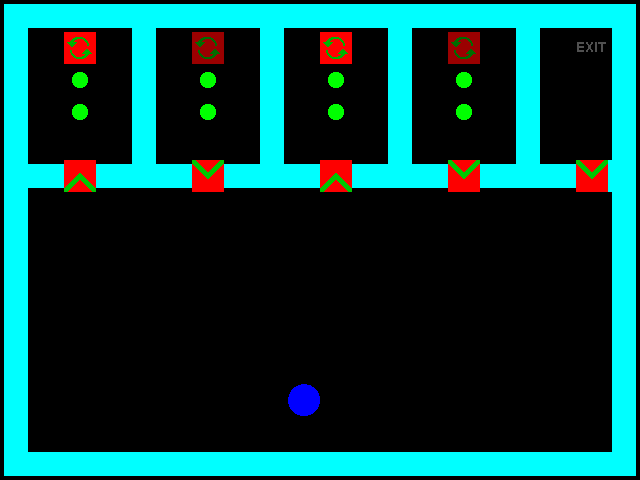

A level layout from a 2D game, rendered from its tile map. Below: a short description, then the map file with its tile-grid data intact:
An orthogonal 20x15 tile map with 32x32 px tiles, 4 tile layers (Layer 0, Layer 1, Layer 2, Layer 3), 5 tilesets.

<map version="1.0" orientation="orthogonal" width="20" height="15" tilewidth="32" tileheight="32">
 <properties>
  <property name="Description" value="The first level of this game!" />
  <property name="Title" value="Level 1" />
 </properties>
 <tileset firstgid="1" name="Walls" tilewidth="32" tileheight="32">
  <image source="walls.png" width="352" height="224" />
 </tileset>
 <tileset firstgid="78" name="Layer0" tilewidth="32" tileheight="32">
  <image source="Layer0.png" width="256" height="64" />
 </tileset>
 <tileset firstgid="94" name="Layer1" tilewidth="32" tileheight="32">
  <image source="Layer1.png" width="256" height="32" />
 </tileset>
 <tileset firstgid="102" name="Layer2" tilewidth="32" tileheight="32">
  <image source="Layer2.png" width="256" height="32" />
 </tileset>
 <tileset firstgid="110" name="Layer3" tilewidth="32" tileheight="32">
  <image source="Layer3.png" width="256" height="32" />
 </tileset>
 <layer name="Layer 0" width="20" height="15">
  <data encoding="csv">
5,35,35,35,6,35,35,35,6,35,35,35,6,35,35,35,6,35,35,7,
15,0,91,0,15,0,90,0,15,0,91,0,15,0,90,0,15,0,78,15,
15,0,0,0,15,0,0,0,15,0,0,0,15,0,0,0,15,0,0,15,
15,0,0,0,15,0,0,0,15,0,0,0,15,0,0,0,15,0,0,15,
15,0,0,0,15,0,0,0,15,0,0,0,15,0,0,0,15,0,0,15,
16,35,86,35,28,35,87,35,28,35,86,35,28,35,87,35,28,35,0,14,
15,0,0,0,0,0,0,0,0,0,0,0,0,0,0,0,0,0,0,15,
15,0,0,0,0,0,0,0,0,0,0,0,0,0,0,0,0,0,0,15,
15,0,0,0,0,0,0,0,0,0,0,0,0,0,0,0,0,0,0,15,
15,0,0,0,0,0,0,0,0,0,0,0,0,0,0,0,0,0,0,15,
15,0,0,0,0,0,0,0,0,0,0,0,0,0,0,0,0,0,0,15,
15,0,0,0,0,0,0,0,0,0,0,0,0,0,0,0,0,0,0,15,
15,0,0,0,0,0,0,0,0,0,0,0,0,0,0,0,0,0,0,15,
15,0,0,0,0,0,0,0,0,0,0,0,0,0,0,0,0,0,0,15,
27,35,35,35,35,35,35,35,35,35,35,35,35,35,35,35,35,35,35,29
</data>
 </layer>
 <layer name="Layer 1" width="20" height="15">
  <data encoding="csv">
0,0,0,0,0,0,0,0,0,0,0,0,0,0,0,0,0,0,0,0,
0,0,0,0,0,0,0,0,0,0,0,0,0,0,0,0,0,0,0,0,
0,0,0,0,0,0,0,0,0,0,0,0,0,0,0,0,0,0,0,0,
0,0,0,0,0,0,0,0,0,0,0,0,0,0,0,0,0,0,0,0,
0,0,0,0,0,0,0,0,0,0,0,0,0,0,0,0,0,0,0,0,
0,0,0,0,0,0,0,0,0,0,0,0,0,0,0,0,0,0,87,0,
0,0,0,0,0,0,0,0,0,0,0,0,0,0,0,0,0,0,0,0,
0,0,0,0,0,0,0,0,0,0,0,0,0,0,0,0,0,0,0,0,
0,0,0,0,0,0,0,0,0,0,0,0,0,0,0,0,0,0,0,0,
0,0,0,0,0,0,0,0,0,0,0,0,0,0,0,0,0,0,0,0,
0,0,0,0,0,0,0,0,0,0,0,0,0,0,0,0,0,0,0,0,
0,0,0,0,0,0,0,0,0,0,0,0,0,0,0,0,0,0,0,0,
0,0,0,0,0,0,0,0,0,0,0,0,0,0,0,0,0,0,0,0,
0,0,0,0,0,0,0,0,0,0,0,0,0,0,0,0,0,0,0,0,
0,0,0,0,0,0,0,0,0,0,0,0,0,0,0,0,0,0,0,0
</data>
 </layer>
 <layer name="Layer 2" width="20" height="15">
  <data encoding="csv">
0,0,0,0,0,0,0,0,0,0,0,0,0,0,0,0,0,0,0,0,
0,0,0,0,0,0,0,0,0,0,0,0,0,0,0,0,0,0,0,0,
0,0,0,0,0,0,0,0,0,0,0,0,0,0,0,0,0,0,0,0,
0,0,0,0,0,0,0,0,0,0,0,0,0,0,0,0,0,0,0,0,
0,0,0,0,0,0,0,0,0,0,0,0,0,0,0,0,0,0,0,0,
0,0,0,0,0,0,0,0,0,0,0,0,0,0,0,0,0,0,0,0,
0,0,0,0,0,0,0,0,0,0,0,0,0,0,0,0,0,0,0,0,
0,0,0,0,0,0,0,0,0,0,0,0,0,0,0,0,0,0,0,0,
0,0,0,0,0,0,0,0,0,0,0,0,0,0,0,0,0,0,0,0,
0,0,0,0,0,0,0,0,0,0,0,0,0,0,0,0,0,0,0,0,
0,0,0,0,0,0,0,0,0,0,0,0,0,0,0,0,0,0,0,0,
0,0,0,0,0,0,0,0,0,0,0,0,0,0,0,0,0,0,0,0,
0,0,0,0,0,0,0,0,0,0,0,0,0,0,0,0,0,0,0,0,
0,0,0,0,0,0,0,0,0,0,0,0,0,0,0,0,0,0,0,0,
0,0,0,0,0,0,0,0,0,0,0,0,0,0,0,0,0,0,0,0
</data>
 </layer>
 <layer name="Layer 3" width="20" height="15">
  <data encoding="csv">
0,0,0,0,0,0,0,0,0,0,0,0,0,0,0,0,0,0,0,0,
0,0,0,0,0,0,0,0,0,0,0,0,0,0,0,0,0,0,0,0,
0,0,111,0,0,0,111,0,0,0,111,0,0,0,111,0,0,0,0,0,
0,0,111,0,0,0,111,0,0,0,111,0,0,0,111,0,0,0,0,0,
0,0,0,0,0,0,0,0,0,0,0,0,0,0,0,0,0,0,0,0,
0,0,0,0,0,0,0,0,0,0,0,0,0,0,0,0,0,0,0,0,
0,0,0,0,0,0,0,0,0,0,0,0,0,0,0,0,0,0,0,0,
0,0,0,0,0,0,0,0,0,0,0,0,0,0,0,0,0,0,0,0,
0,0,0,0,0,0,0,0,0,0,0,0,0,0,0,0,0,0,0,0,
0,0,0,0,0,0,0,0,0,0,0,0,0,0,0,0,0,0,0,0,
0,0,0,0,0,0,0,0,0,0,0,0,0,0,0,0,0,0,0,0,
0,0,0,0,0,0,0,0,0,0,0,0,0,0,0,0,0,0,0,0,
0,0,0,0,0,0,0,0,0,110,0,0,0,0,0,0,0,0,0,0,
0,0,0,0,0,0,0,0,0,0,0,0,0,0,0,0,0,0,0,0,
0,0,0,0,0,0,0,0,0,0,0,0,0,0,0,0,0,0,0,0
</data>
 </layer>
</map>
